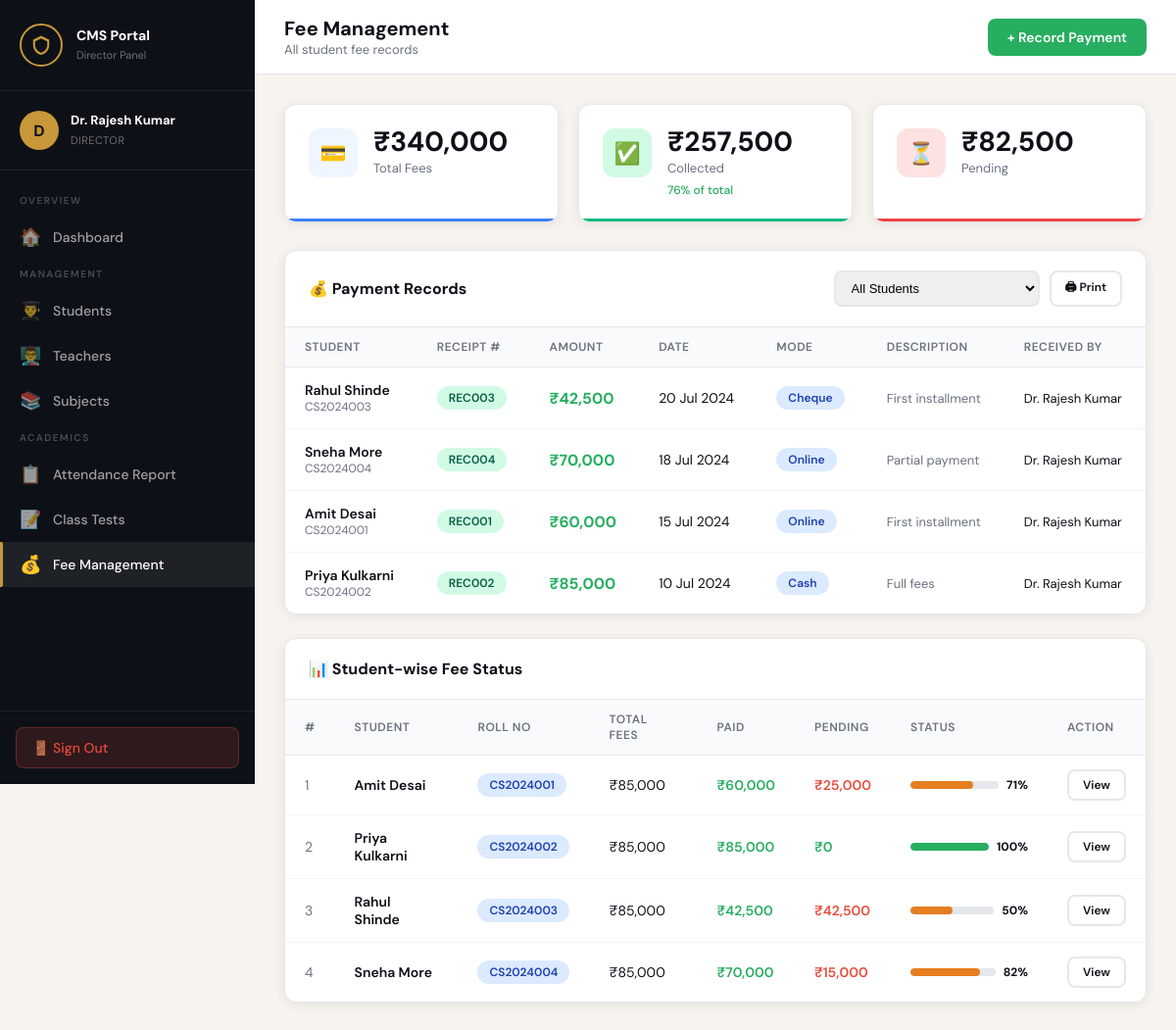
Screenshot of /students/fees.php (signed in) with the database file from the repository.
### tables this page shows
CREATE TABLE fee_payments (
    id INT AUTO_INCREMENT PRIMARY KEY,
    student_id INT NOT NULL,
    amount DECIMAL(10,2) NOT NULL,
    payment_date DATE NOT NULL,
    payment_mode ENUM('cash','online','cheque','dd') DEFAULT 'cash',
    receipt_number VARCHAR(50) UNIQUE,
    description TEXT,
    received_by INT,
    created_at TIMESTAMP DEFAULT CURRENT_TIMESTAMP,
    FOREIGN KEY (student_id) REFERENCES students(id) ON DELETE CASCADE,
    FOREIGN KEY (received_by) REFERENCES users(id) ON DELETE SET NULL
);

CREATE TABLE users (
    id INT AUTO_INCREMENT PRIMARY KEY,
    name VARCHAR(100) NOT NULL,
    email VARCHAR(100) UNIQUE NOT NULL,
    password VARCHAR(255) NOT NULL,
    role ENUM('director','coordinator','faculty','student') NOT NULL,
    profile_pic VARCHAR(255) DEFAULT 'default.png',
    phone VARCHAR(15),
    address TEXT,
    is_active TINYINT(1) DEFAULT 1,
    created_at TIMESTAMP DEFAULT CURRENT_TIMESTAMP
);

CREATE TABLE students (
    id INT AUTO_INCREMENT PRIMARY KEY,
    user_id INT UNIQUE,
    roll_number VARCHAR(30) UNIQUE NOT NULL,
    class_id INT,
    department_id INT,
    admission_year YEAR,
    date_of_birth DATE,
    gender ENUM('male','female','other'),
    guardian_name VARCHAR(100),
    guardian_phone VARCHAR(15),
    total_fees DECIMAL(10,2) DEFAULT 0,
    fees_paid DECIMAL(10,2) DEFAULT 0,
    FOREIGN KEY (user_id) REFERENCES users(id) ON DELETE CASCADE,
    FOREIGN KEY (class_id) REFERENCES classes(id) ON DELETE SET NULL,
    FOREIGN KEY (department_id) REFERENCES departments(id) ON DELETE SET NULL
);

### config/db.php (called while the page is built, shortened)
<?php
function hasRole($role) {
    if (is_array($role)) return in_array($_SESSION['role'], $role);
    return $_SESSION['role'] === $role;
}
?>

### students/fees.php (the view, shortened to what this page needs)
<?php
require_once __DIR__ . '/../auth/session.php';
$filterStudentId = 0;
$studentsList = $conn->query("
    SELECT s.id, s.roll_number, u.name, s.total_fees, s.fees_paid
    FROM students s JOIN users u ON s.user_id=u.id ORDER BY u.name
");
$whereClause = $filterStudentId ? "WHERE fp.student_id=$filterStudentId" : '';
$payments = $conn->query("
    SELECT fp.*, u.name as student_name, s.roll_number,
           ub.name as received_by_name
    FROM fee_payments fp
    JOIN students s ON fp.student_id=s.id
    JOIN users u ON s.user_id=u.id
    LEFT JOIN users ub ON fp.received_by=ub.id
    $whereClause
    ORDER BY fp.payment_date DESC
");
$summary = $conn->query("
    SELECT SUM(s.total_fees) as total_fees, SUM(s.fees_paid) as paid_fees
    FROM students s
    " . ($filterStudentId ? "WHERE s.id=$filterStudentId" : '')
)->fetch_assoc();
$totalFees   = $summary['total_fees'] ?? 0;
$paidFees    = $summary['paid_fees']  ?? 0;
$pendingFees = $totalFees - $paidFees;
include __DIR__ . '/../includes/header.php';
?>
<div class="main">
  <div class="topbar">
    <div class="topbar-title">
      <h2>Fee Management</h2>
      <p><?= $filterStudentId ? 'Showing fees for selected student' : 'All student fee records' ?></p>
    </div>
    <?php if(hasRole(['director','coordinator'])): ?>
    <div class="topbar-right">
      <button onclick="document.getElementById('addPaymentModal').style.display='flex'" class="btn btn-green">+ Record Payment</button>
    </div>
    <?php endif; ?>
  </div>
  <div class="content">
    <div class="stats-grid" style="grid-template-columns:repeat(3,1fr)">
      <div class="stat-card" style="--accent:#3b82f6;--icon-bg:#eff6ff">
        <div class="stat-icon">💳</div>
        <div class="stat-info">
          <div class="val">₹<?= number_format($totalFees) ?></div>
          <div class="lbl">Total Fees</div>
        </div>
      </div>
      <div class="stat-card" style="--accent:#10b981;--icon-bg:#d1fae5">
        <div class="stat-icon">✅</div>
        <div class="stat-info">
          <div class="val">₹<?= number_format($paidFees) ?></div>
          <div class="lbl">Collected</div>
          <div class="sub"><?= $totalFees>0?round($paidFees/$totalFees*100):0 ?>% of total</div>
        </div>
      </div>
      <div class="stat-card" style="--accent:#ef4444;--icon-bg:#fee2e2">
        <div class="stat-icon">⏳</div>
        <div class="stat-info">
          <div class="val">₹<?= number_format($pendingFees) ?></div>
          <div class="lbl">Pending</div>
        </div>
      </div>
    </div>
    <div class="table-card">
      <div class="table-card-header">
        <h3>💰 Payment Records</h3>
        <div style="display:flex;gap:10px;align-items:center">
          <?php if(!$filterStudentId && hasRole(['director','coordinator'])): ?>
          <form method="GET" style="display:flex;gap:8px">
            <select name="student_id" onchange="this.form.submit()" style="padding:8px 12px;border:2px solid #e5e7eb;border-radius:8px;font-size:13px;outline:none">
              <option value="">All Students</option>
              <?php $studentsList->data_seek(0); while($s=$studentsList->fetch_assoc()): ?>
              <option value="<?= $s['id'] ?>"><?= htmlspecialchars($s['name']) ?> (<?= $s['roll_number'] ?>)</option>
              <?php endwhile; ?>
            </select>
          </form>
          <?php endif; ?>
          <button onclick="window.print()" class="btn btn-outline btn-sm">🖨 Print</button>
        </div>
      </div>
      <div class="table-responsive">
        <table>
          <thead>
            <tr>
              <?php if(!$filterStudentId): ?><th>Student</th><?php endif; ?>
              <th>Receipt #</th><th>Amount</th><th>Date</th><th>Mode</th><th>Description</th><th>Received By</th>
            </tr>
          </thead>
          <tbody>
          <?php if($payments && $payments->num_rows > 0): while($p = $payments->fetch_assoc()): ?>
            <tr>
              <?php if(!$filterStudentId): ?>
              <td>
                <div style="font-weight:600"><?= htmlspecialchars($p['student_name']) ?></div>
                <div style="font-size:12px;color:#6b7280"><?= $p['roll_number'] ?></div>
              </td>
              <?php endif; ?>
              <td><span class="badge badge-green"><?= htmlspecialchars($p['receipt_number']) ?></span></td>
              <td><strong style="color:#27ae60;font-size:16px">₹<?= number_format($p['amount']) ?></strong></td>
              <td><?= date('d M Y', strtotime($p['payment_date'])) ?></td>
              <td><span class="badge badge-blue"><?= ucfirst($p['payment_mode']) ?></span></td>
              <td style="font-size:13px;color:#6b7280"><?= htmlspecialchars($p['description'] ?? '—') ?></td>
              <td style="font-size:13px"><?= htmlspecialchars($p['received_by_name'] ?? '—') ?></td>
            </tr>
          <?php endwhile; else: ?>
            <tr><td colspan="7" style="text-align:center;padding:40px;color:#6b7280">No payment records found</td></tr>
          <?php endif; ?>
          </tbody>
        </table>
      </div>
    </div>
    <?php if(hasRole(['director','coordinator']) && !$filterStudentId): ?>
    <div class="table-card">
      <div class="table-card-header"><h3>📊 Student-wise Fee Status</h3></div>
      <div class="table-responsive">
        <table>
          <thead><tr><th>#</th><th>Student</th><th>Roll No</th><th>Total Fees</th><th>Paid</th><th>Pending</th><th>Status</th><th>Action</th></tr></thead>
          <tbody>
          <?php $studentsList->data_seek(0); $i=1; while($s=$studentsList->fetch_assoc()):
            $due = $s['total_fees'] - $s['fees_paid'];
            $pct = $s['total_fees']>0 ? round($s['fees_paid']/$s['total_fees']*100) : 0;
          ?>
            <tr>
              <td style="color:#6b7280"><?= $i++ ?></td>
              <td style="font-weight:600"><?= htmlspecialchars($s['name']) ?></td>
              <td><span class="badge badge-blue"><?= $s['roll_number'] ?></span></td>
              <td>₹<?= number_format($s['total_fees']) ?></td>
              <td style="color:#27ae60;font-weight:600">₹<?= number_format($s['fees_paid']) ?></td>
              <td style="color:<?= $due>0?'#e74c3c':'#27ae60' ?>;font-weight:600">₹<?= number_format($due) ?></td>
              <td>
                <div style="display:flex;align-items:center;gap:8px;min-width:120px">
                  <div class="att-bar" style="flex:1"><div class="att-fill <?= $pct>=100?'high':($pct>=50?'mid':'low') ?>" style="width:<?= $pct ?>%"></div></div>
                  <span style="font-size:12px;font-weight:700"><?= $pct ?>%</span>
                </div>
              </td>
              <td><a href="fees.php?student_id=<?= $s['id'] ?>" class="btn btn-sm btn-outline">View</a></td>
            </tr>
          <?php endwhile; ?>
          </tbody>
        </table>
      </div>
    </div>
    <?php endif; ?>
  </div>
</div>
<?php include __DIR__ . '/../includes/footer.php'; ?>

### assets/css/style.css (style rules this page uses)
:root { --ink: #0d1117; --ink2: #1a2236; --gold: #c8973a; --gold-light: #e8c87a; --paper: #f7f4ef; --cream: #ede9e0; --sidebar-w: 260px; --red: #e74c3c; --green: #27ae60; --blue: #2980b9; --purple: #8e44ad; --orange: #e67e22; --gray: #6b7280; --border: #e5e7eb; --card-shadow: 0 2px 12px rgba(0,0,0,0.08); --radius: 12px; }
* { margin: 0; padding: 0; box-sizing: border-box; }
body { font-family: 'DM Sans', sans-serif; background: var(--paper); color: var(--ink); min-height: 100vh; display: flex; }
.main { margin-left: var(--sidebar-w); flex: 1; min-height: 100vh; display: flex; flex-direction: column; }
.topbar { background: #fff; border-bottom: 1px solid var(--border); padding: 16px 30px; display: flex; align-items: center; justify-content: space-between; position: sticky; top: 0; z-index: 50; }
.topbar-title h2 { font-size: 20px; font-weight: 700; color: var(--ink); }
.topbar-title p { font-size: 13px; color: var(--gray); }
.topbar-right { display: flex; align-items: center; gap: 16px; }
.content { padding: 30px; flex: 1; }
.stats-grid { display: grid; grid-template-columns: repeat(auto-fit, minmax(220px, 1fr)); gap: 20px; margin-bottom: 28px; }
.stat-card { background: #fff; border-radius: var(--radius); padding: 24px; box-shadow: var(--card-shadow); border: 1px solid var(--border); display: flex; align-items: flex-start; gap: 16px; position: relative; overflow: hidden; }
.stat-card::after { content: ''; position: absolute; bottom: 0; left: 0; right: 0; height: 3px; background: var(--accent, var(--gold)); }
.stat-icon { width: 50px; height: 50px; border-radius: 12px; display: flex; align-items: center; justify-content: center; font-size: 22px; background: var(--icon-bg, #fef9ec); flex-shrink: 0; }
.stat-info { flex: 1; }
.stat-info .val { font-size: 28px; font-weight: 700; color: var(--ink); line-height: 1; }
.stat-info .lbl { font-size: 13px; color: var(--gray); margin-top: 4px; }
.stat-info .sub { font-size: 12px; color: var(--green); margin-top: 6px; font-weight: 500; }
.table-card { background: #fff; border-radius: var(--radius); box-shadow: var(--card-shadow); border: 1px solid var(--border); overflow: hidden; margin-bottom: 24px; }
.table-card-header { padding: 20px 24px; border-bottom: 1px solid var(--border); display: flex; align-items: center; justify-content: space-between; }
.table-card-header h3 { font-size: 16px; font-weight: 700; }
.table-responsive { overflow-x: auto; }
table { width: 100%; border-collapse: collapse; }
thead { background: #f9fafb; }
th { padding: 12px 20px; text-align: left; font-size: 12px; text-transform: uppercase; letter-spacing: 0.5px; color: var(--gray); font-weight: 600; border-bottom: 1px solid var(--border); }
td { padding: 14px 20px; font-size: 14px; border-bottom: 1px solid #f3f4f6; vertical-align: middle; }
tr:last-child td { border-bottom: none; }
.badge { display: inline-block; padding: 4px 12px; border-radius: 30px; font-size: 12px; font-weight: 600; }
.badge-green { background: #d1fae5; color: #065f46; }
.badge-blue { background: #dbeafe; color: #1e40af; }
.btn { display: inline-flex; align-items: center; gap: 8px; padding: 10px 20px; border-radius: 8px; font-size: 14px; font-weight: 600; cursor: pointer; transition: all 0.2s; border: none; text-decoration: none; font-family: 'DM Sans', sans-serif; }
.btn-green { background: var(--green); color: #fff; }
.btn-outline { background: transparent; border: 2px solid var(--border); color: var(--ink); }
.btn-sm { padding: 6px 14px; font-size: 12px; }
.att-bar { height: 8px; background: #e5e7eb; border-radius: 4px; overflow: hidden; }
.att-fill { height: 100%; border-radius: 4px; transition: width 0.5s; }
.att-fill.high { background: var(--green); }
.att-fill.mid { background: var(--orange); }

### rows the page displays
fee_payments: users.name "Rahul Shinde", student.roll_number "CS2024003", receipt_number "REC003", amount "42,500", payment_date "20 Jul 2024", payment_mode "Cheque", description "First installment", received_by.name "Dr. Rajesh Kumar"
fee_payments: users.name "Sneha More", student.roll_number "CS2024004", receipt_number "REC004", amount "70,000", payment_date "18 Jul 2024", payment_mode "Online", description "Partial payment", received_by.name "Dr. Rajesh Kumar"
fee_payments: users.name "Amit Desai", student.roll_number "CS2024001", receipt_number "REC001", amount "60,000", payment_date "15 Jul 2024", payment_mode "Online", description "First installment", received_by.name "Dr. Rajesh Kumar"
fee_payments: users.name "Priya Kulkarni", student.roll_number "CS2024002", receipt_number "REC002", amount "85,000", payment_date "10 Jul 2024", payment_mode "Cash", description "Full fees", received_by.name "Dr. Rajesh Kumar"
students: user.name "Amit Desai", roll_number "CS2024001", total_fees "85,000", fees_paid "60,000", due "25,000", pct "71"
students: user.name "Priya Kulkarni", roll_number "CS2024002", total_fees "85,000", fees_paid "85,000", due "0", pct "100"
students: user.name "Rahul Shinde", roll_number "CS2024003", total_fees "85,000", fees_paid "42,500", due "42,500", pct "50"
students: user.name "Sneha More", roll_number "CS2024004", total_fees "85,000", fees_paid "70,000", due "15,000", pct "82"

### other values shown
$initials "D"
$_SESSION['name'] "Dr. Rajesh Kumar"
$icon "🏠 👨‍🎓 👨‍🏫 📚 📋 📝 💰"
$label "Dashboard Students Teachers Subjects Attendance Report Class Tests Fee Management"
$totalFees "340,000"
$paidFees "257,500"
$paidFees/$totalFees*100 "76"
$pendingFees "82,500"
